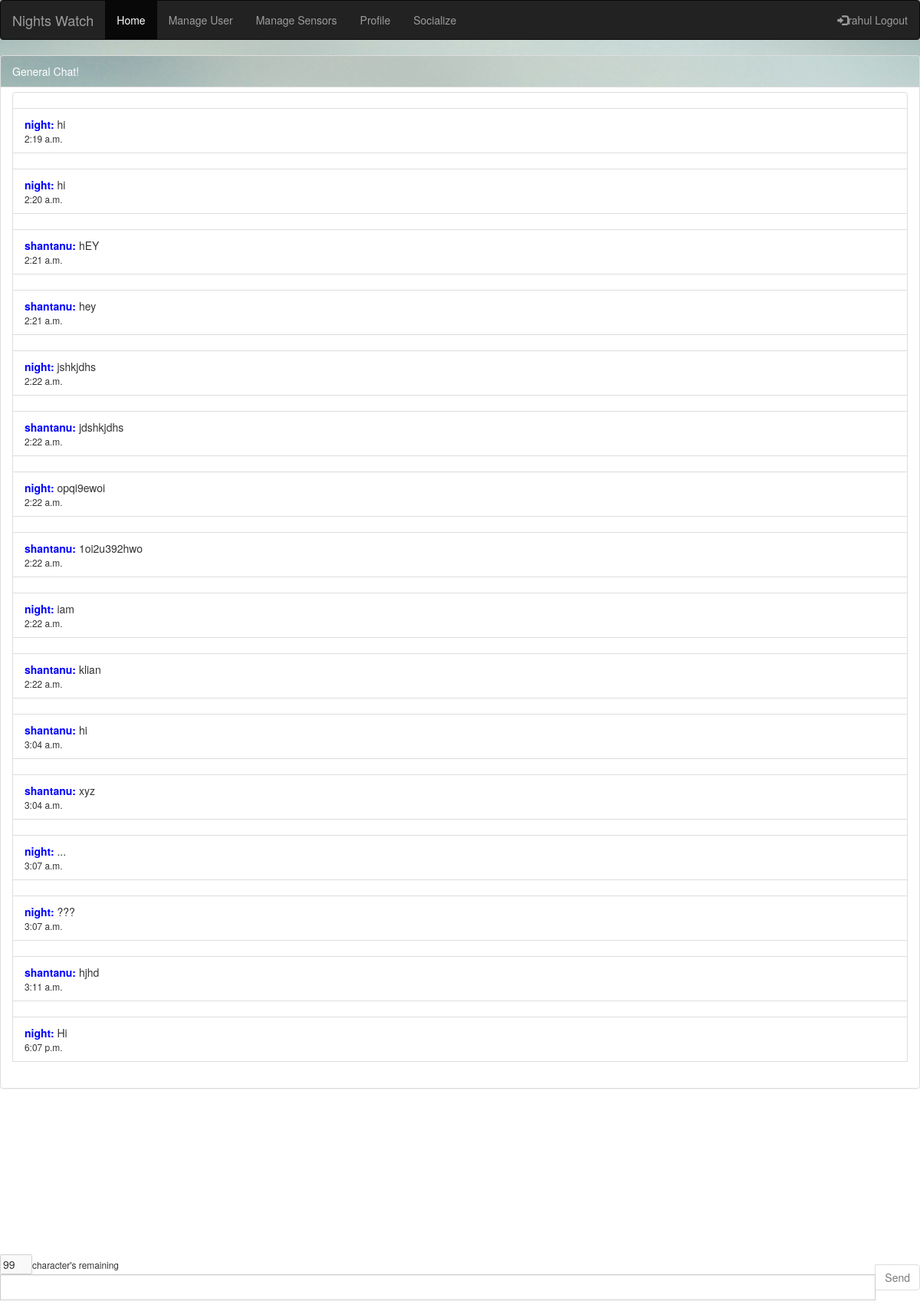
Page /demosky/chat_box/ (signed in) on the committed database.
### demosky/models.py (models this page shows, shortened)
class Chat(models.Model):
    created = models.DateTimeField(auto_now_add=True)
    topic=models.CharField(max_length=100)
    user = models.ForeignKey(User)
    message = models.CharField(max_length=200)

### demosky/views.py (the view)
@login_required
@user_passes_test(token_check, login_url='/demosky/verify-user/')
def Chatbox(request):
    c = Chat.objects.filter(topic= '')
    return render(request, "demosky/chat_box.html", {'home': 'active', 'chat': c})

### demosky/views.py (called while the page is built)
def token_check(user):
    newEmailUser = UserProfile.objects.get(user=user)
    print (newEmailUser.token_valid)
    return newEmailUser.token_valid

### demosky/templates/demosky/chat_box.html (shortened to what this page needs)
{% load staticfiles %}
{% load static %}
<html>
<body background="/static/DarkSky-Dev/imgs/Background.jpg">
<div class="wrapper">
<nav class="navbar navbar-inverse" >
  <div class="container-fluid" >
    <div class="navbar-header">
      <a class="navbar-brand" href="/demosky/">Nights Watch</a>
    </div>
    <ul class="nav navbar-nav" id="thenavigation">
      <li class="active"><a href="/demosky/">Home</a></li>
      {% if user.is_staff %}
        <li ><a href="/demosky/manage-user">Manage User</a></li>
        <li ><a href="/demosky/manage-sensors">Manage Sensors</a></li>
      {% endif %}
    </ul>
    {% if user.is_authenticated %}
          <ul class="nav navbar-nav">
              <li><a href="/demosky/profile">Profile</a></li>
              <li><a href="/demosky/search">Socialize</a></li>
          </ul>
       <ul class="nav navbar-nav navbar-right">
         <li><a href="/demosky/logout/"><span class="glyphicon glyphicon-log-in"></span>{{request.user}} Logout</a></li>
       </ul>
     {% else %}
       <ul class="nav navbar-nav navbar-right">
        <li><a href="/demosky/register/"><span class="glyphicon glyphicon-user"></span> Register</a></li>
         <li><a href="/demosky/login/"><span class="glyphicon glyphicon-log-in"></span> Login</a></li>
       </ul>
     {% endif %}
  </div>
</nav>
</div>
</body>
<head>
    <link rel="stylesheet" href="http://maxcdn.bootstrapcdn.com/bootstrap/3.3.5/css/bootstrap.min.css">
    <link rel="stylesheet" href="{% static "DarkSky-Dev/css/chat.css" %}">
</head>
<body>
    <div id="chat-body" class="panel panel-default">
        {% if topic != NULL %}
             <div class="panel-heading custom_class">Discussion Topic: {{topic}} </div>
        {% else %}
             <div class ="panel-heading custom_class">General Chat! </div>
        {% endif %}
        <div id="msg-list-div" class="panel-body">
            <ul id="msg-list" class="list-group">
                {% for obj in chat %}
                        {% if obj.user == request.user %}
                            <li class="text-right list-group-item"></li>
                        <li class="text-right list-group-item"><b><font color ='green'>{{ obj.user }}:</font></b> {{ obj.message }}<br><small>{{obj.created.time}}</small></li>
                        {% else %}
                            <li class="text-left list-group-item"></li>
                        <li class="text-left list-group-item"><b><font color = 'blue'>{{ obj.user}}:</font></b> {{ obj.message }}<br><small>{{obj.created.time}}</small></li>
                        {% endif %}
                    {% empty %}
                        <li class="text-right list-group-item">No messages yet!</li>
                {% endfor %}
            </ul>
        </div>
    </div>
    <form id="chat-form" method="post" action="post/" autocomplete="off">
            <div id="chat-bottom" class="input-group">
                 <input disabled  maxlength="3" size="2" value="99" id="counter" ><small>character's remaining</small>
                <input type="text" onkeyup="textCounter(this,'counter',99);" id="chat-msg" name="chat-msg" maxlength="99" class="form-control" />
                <span class="input-group-btn">
                    <input class="btn btn-default" id="send" type="submit" value="Send"/>
                </span class>
            </div>
    </form>
</body>
</html>

### static/DarkSky-Dev/css/chat.css (style rules this page uses)
body { background: url('/static/DarkSky-Dev/imgs/Background.jpg'); background-repeat: no-repeat; background-position: top center; background-attachment: fixed; width: 100%; height: 90%; }
#chat-bottom { position: fixed; bottom: 10px; }
.panel-body { overflow-y: scroll; height: 85%; }
.panel > .panel-heading { background-image: url('/static/DarkSky-Dev/imgs/Background.jpg'); color: white; }

### rows in the picture
Chat: user "night", message "hi", created.time "2:19 a.m."
Chat: user "night", message "hi", created.time "2:20 a.m."
Chat: user "shantanu", message "hEY", created.time "2:21 a.m."
Chat: user "shantanu", message "hey", created.time "2:21 a.m."
Chat: user "night", message "jshkjdhs", created.time "2:22 a.m."
Chat: user "shantanu", message "jdshkjdhs", created.time "2:22 a.m."
Chat: user "night", message "opqi9ewoi", created.time "2:22 a.m."
Chat: user "shantanu", message "1oi2u392hwo", created.time "2:22 a.m."
Chat: user "night", message "iam", created.time "2:22 a.m."
Chat: user "shantanu", message "klian", created.time "2:22 a.m."
Chat: user "shantanu", message "hi", created.time "3:04 a.m."
Chat: user "shantanu", message "xyz", created.time "3:04 a.m."
Chat: user "night", message "...", created.time "3:07 a.m."
Chat: user "night", message "???", created.time "3:07 a.m."
Chat: user "shantanu", message "hjhd", created.time "3:11 a.m."
Chat: user "night", message "Hi", created.time "6:07 p.m."

### other values in the picture
{{ request.user }} "rahul"
